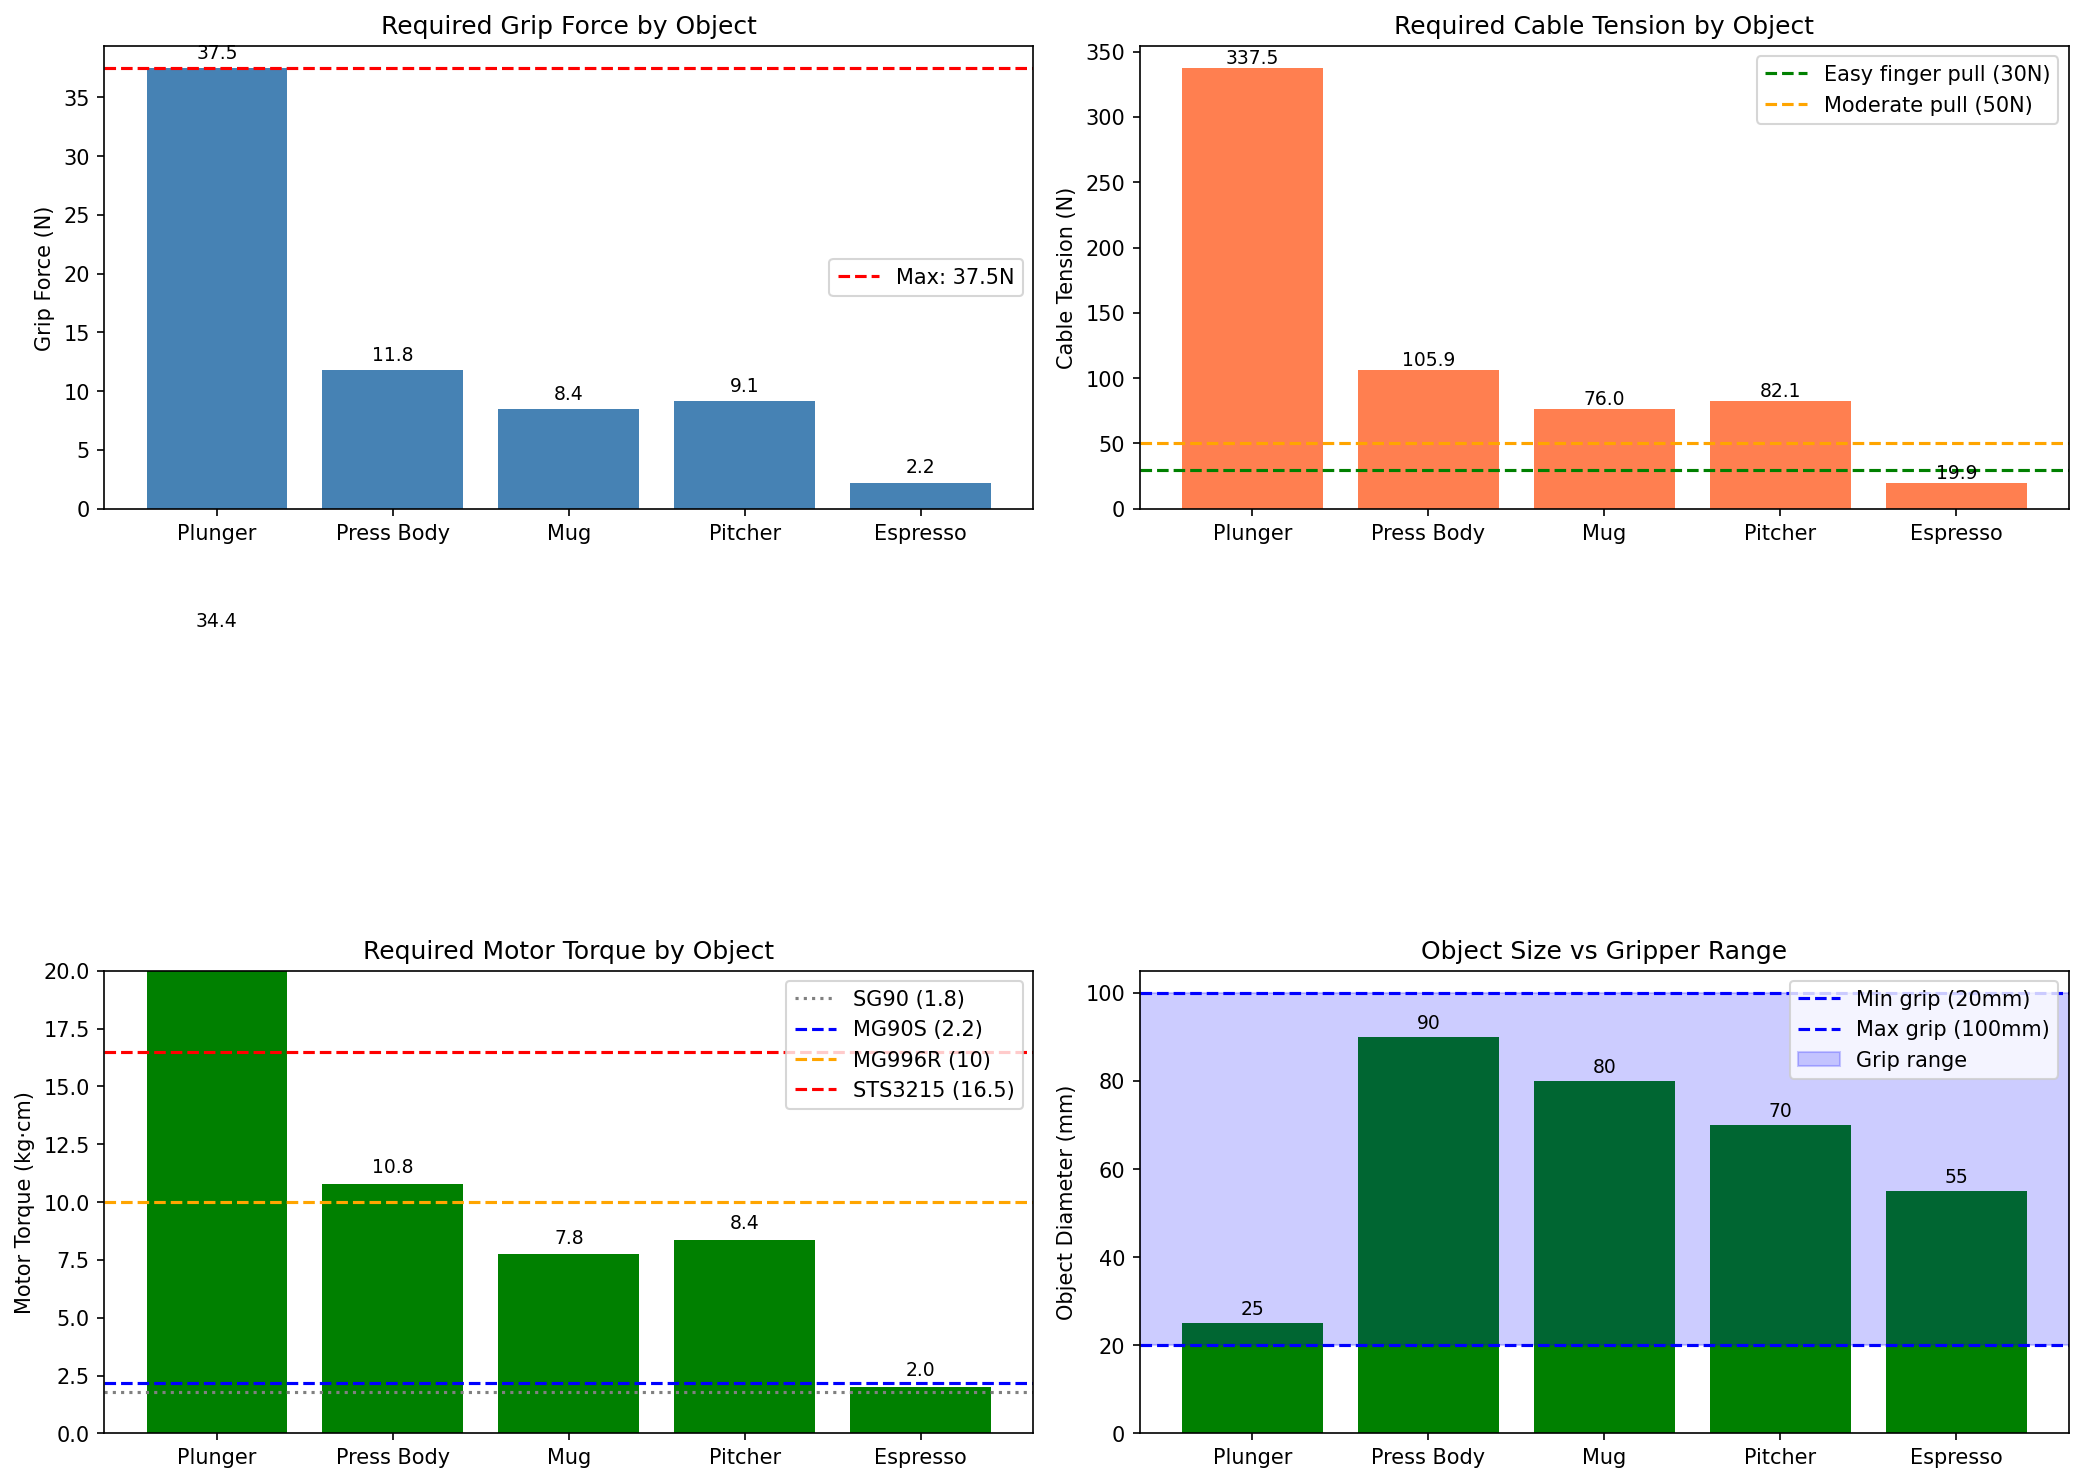

Reproduce this figure in Python.
"""
Design Validation - Physical Analysis
Test the gripper design against real objects and tasks

Author: Cornelius Gruss
Date: January 26, 2026
"""

import numpy as np
import matplotlib.pyplot as plt

# =============================================================================
# GRIPPER DESIGN PARAMETERS
# =============================================================================

# Link lengths (mm)
L1 = 45.0  # Proximal phalanx
L2 = 45.0  # Distal phalanx
L_total = L1 + L2  # Total finger length

# Moment arms (mm)
r1 = 10.0  # MCP moment arm
r2 = 8.0   # PIP moment arm

# Thumb position relative to MCP (mm)
thumb_offset_x = -50  # thumb is 50mm to the left (toward thumb side)
thumb_offset_y = 10   # thumb is 10mm forward

# Grip span range (mm) - distance between thumb and index fingertip
grip_min = 20   # fully closed
grip_max = 100  # fully open

# Friction coefficient (rubber/silicone on various surfaces)
mu_rubber_plastic = 0.6
mu_rubber_glass = 0.5
mu_rubber_metal = 0.4
mu_rubber_ceramic = 0.5

# =============================================================================
# OBJECTS TO TEST
# =============================================================================

objects = {
    'french_press_plunger': {
        'name': 'French Press Plunger Handle',
        'diameter': 25,  # mm
        'weight': 50,    # grams (just the plunger part)
        'material': 'plastic',
        'task': 'push_down',
        'push_force_required': 15,  # N (force to push plunger through coffee)
        'notes': 'Need to push down while gripping'
    },
    'french_press_body': {
        'name': 'French Press Body',
        'diameter': 90,  # mm
        'weight': 400,   # grams (glass + frame, empty)
        'weight_full': 800,  # grams (with water)
        'material': 'glass',
        'task': 'hold_steady',
        'notes': 'Hold while other hand plunges'
    },
    'coffee_mug': {
        'name': 'Coffee Mug',
        'diameter': 80,  # mm (body)
        'handle_width': 25,  # mm
        'weight': 300,   # grams empty
        'weight_full': 550,  # grams with coffee
        'material': 'ceramic',
        'task': 'hold_and_pour',
        'pour_angle': 45,  # degrees
        'notes': 'Pick up, hold, pour'
    },
    'small_pitcher': {
        'name': 'Small Water Pitcher',
        'diameter': 70,  # mm
        'handle_width': 20,  # mm
        'weight': 200,   # grams empty
        'weight_full': 700,  # grams with water
        'material': 'plastic',
        'task': 'pour',
        'notes': 'Pour water into French press'
    },
    'espresso_cup': {
        'name': 'Espresso Cup',
        'diameter': 55,  # mm
        'weight': 100,   # grams
        'weight_full': 150,  # grams
        'material': 'ceramic',
        'task': 'hold',
        'notes': 'Small cup, precision grip'
    }
}

# =============================================================================
# PHYSICS CALCULATIONS
# =============================================================================

def get_friction_coef(material):
    """Get friction coefficient for rubber gripper on material."""
    friction_map = {
        'plastic': mu_rubber_plastic,
        'glass': mu_rubber_glass,
        'metal': mu_rubber_metal,
        'ceramic': mu_rubber_ceramic
    }
    return friction_map.get(material, 0.5)


def grip_force_to_hold(weight_g, mu, safety_factor=1.5):
    """
    Calculate normal grip force needed to hold an object without slipping.

    Physics: Friction force = μ × Normal force
             Friction force must > Weight

    For pinch grip (two opposing surfaces):
        2 × μ × F_grip > Weight
        F_grip > Weight / (2 × μ)

    Args:
        weight_g: Object weight in grams
        mu: Friction coefficient
        safety_factor: Multiply required force by this

    Returns:
        Required grip force in Newtons
    """
    weight_n = weight_g / 1000 * 9.81  # Convert to Newtons
    f_grip = (weight_n / (2 * mu)) * safety_factor
    return f_grip


def grip_force_to_pour(weight_g, mu, pour_angle_deg, grip_distance_from_cg):
    """
    Calculate grip force needed while pouring (tilted object).

    When tilted, the center of gravity creates a moment that tries to
    rotate the object out of grip. Need extra grip force.

    Args:
        weight_g: Object weight in grams
        mu: Friction coefficient
        pour_angle_deg: Tilt angle in degrees
        grip_distance_from_cg: Distance from grip point to center of gravity (mm)

    Returns:
        Required grip force in Newtons
    """
    weight_n = weight_g / 1000 * 9.81
    angle_rad = np.radians(pour_angle_deg)

    # Moment from tilted CG
    moment = weight_n * grip_distance_from_cg/1000 * np.sin(angle_rad)

    # Additional grip force to counter moment (rough approximation)
    # Assuming grip width of 50mm
    grip_width = 0.05  # m
    additional_force = moment / grip_width

    # Base grip force to hold
    base_grip = grip_force_to_hold(weight_g, mu, safety_factor=1.0)

    return base_grip + additional_force


def grip_force_for_pushing(push_force, mu):
    """
    Calculate grip force needed when pushing down on something.

    When pushing, friction must resist the push force.

    Args:
        push_force: Force being applied (N)
        mu: Friction coefficient

    Returns:
        Required grip force in Newtons
    """
    # Friction must exceed push force to not slip
    f_grip = push_force / mu * 1.5  # safety factor
    return f_grip


def cable_tension_for_grip(grip_force, finger_config='pinch'):
    """
    Calculate cable tension needed to generate a grip force.

    Simplified model: grip force at fingertip requires torque at joints.

    For pinch grip at fingertip:
        Torque_MCP = grip_force × L_total (moment arm from MCP to fingertip)
        Cable_tension = Torque_MCP / r1

    Actually both joints contribute, but MCP sees the most load.

    Args:
        grip_force: Desired grip force at fingertip (N)

    Returns:
        Required cable tension (N)
    """
    # Torque at MCP (worst case - fingertip contact)
    torque_mcp = grip_force * (L_total / 1000)  # N·m

    # Cable tension
    cable_tension = torque_mcp / (r1 / 1000)  # N

    return cable_tension


def motor_torque_required(cable_tension, pulley_radius_mm=10):
    """
    Calculate motor torque to generate cable tension.

    Args:
        cable_tension: Required cable tension (N)
        pulley_radius_mm: Pulley radius on motor shaft (mm)

    Returns:
        Motor torque in N·mm and kg·cm
    """
    torque_nmm = cable_tension * pulley_radius_mm
    torque_kgcm = torque_nmm / 98.1  # convert N·mm to kg·cm

    return torque_nmm, torque_kgcm


# =============================================================================
# ANALYSIS
# =============================================================================

def analyze_object(obj_key, obj_data):
    """Analyze gripper requirements for one object."""

    print(f"\n{'='*60}")
    print(f"OBJECT: {obj_data['name']}")
    print(f"{'='*60}")

    print(f"\nProperties:")
    print(f"  Diameter: {obj_data['diameter']} mm")
    print(f"  Weight: {obj_data['weight']} g", end='')
    if 'weight_full' in obj_data:
        print(f" (full: {obj_data['weight_full']} g)")
    else:
        print()
    print(f"  Material: {obj_data['material']}")
    print(f"  Task: {obj_data['task']}")

    mu = get_friction_coef(obj_data['material'])
    print(f"  Friction coef (rubber on {obj_data['material']}): {mu}")

    # Check if object fits in gripper
    if obj_data['diameter'] > grip_max:
        print(f"\n  ⚠️  WARNING: Object diameter ({obj_data['diameter']}mm) > max grip ({grip_max}mm)")
        print(f"      May need to grip by handle or different approach")
    elif obj_data['diameter'] < grip_min:
        print(f"\n  ⚠️  WARNING: Object diameter ({obj_data['diameter']}mm) < min grip ({grip_min}mm)")
    else:
        print(f"\n  ✓ Object fits in grip range ({grip_min}-{grip_max}mm)")

    # Calculate grip force based on task
    weight = obj_data.get('weight_full', obj_data['weight'])

    if obj_data['task'] == 'push_down':
        push_force = obj_data.get('push_force_required', 10)
        grip_force = grip_force_for_pushing(push_force, mu)
        print(f"\n  Task: Push down with {push_force}N force")
        print(f"  Required grip force: {grip_force:.1f} N")

    elif obj_data['task'] == 'hold_and_pour' or obj_data['task'] == 'pour':
        pour_angle = obj_data.get('pour_angle', 45)
        grip_distance = obj_data['diameter'] / 2  # rough estimate
        grip_force = grip_force_to_pour(weight, mu, pour_angle, grip_distance)
        print(f"\n  Task: Hold and pour at {pour_angle}° angle")
        print(f"  Weight when full: {weight}g")
        print(f"  Required grip force: {grip_force:.1f} N")

    else:  # hold_steady or hold
        grip_force = grip_force_to_hold(weight, mu)
        print(f"\n  Task: Hold steady")
        print(f"  Weight: {weight}g")
        print(f"  Required grip force: {grip_force:.1f} N")

    # Calculate cable tension and motor requirements
    cable_tension = cable_tension_for_grip(grip_force)
    motor_torque_nmm, motor_torque_kgcm = motor_torque_required(cable_tension)

    print(f"\n  Cable tension needed: {cable_tension:.1f} N")
    print(f"  Motor torque (10mm pulley): {motor_torque_nmm:.0f} N·mm = {motor_torque_kgcm:.1f} kg·cm")

    # Check against common servos
    print(f"\n  Servo options:")
    servos = [
        ('SG90', 1.8),
        ('MG90S', 2.2),
        ('MG996R', 10.0),
        ('STS3215 (SO-101)', 16.5)
    ]
    for servo_name, servo_torque in servos:
        if servo_torque >= motor_torque_kgcm:
            print(f"    ✓ {servo_name} ({servo_torque} kg·cm) - OK")
        else:
            print(f"    ✗ {servo_name} ({servo_torque} kg·cm) - insufficient")

    return {
        'name': obj_data['name'],
        'grip_force': grip_force,
        'cable_tension': cable_tension,
        'motor_torque_kgcm': motor_torque_kgcm,
        'fits_gripper': grip_min <= obj_data['diameter'] <= grip_max
    }


def run_full_analysis():
    """Run analysis on all objects."""

    print("\n" + "="*70)
    print("GRIPPER DESIGN VALIDATION")
    print("="*70)

    print(f"\nGripper Parameters:")
    print(f"  Finger length: {L1} + {L2} = {L_total} mm")
    print(f"  Moment arms: r1={r1}mm (MCP), r2={r2}mm (PIP)")
    print(f"  Grip range: {grip_min} - {grip_max} mm")

    results = []
    for obj_key, obj_data in objects.items():
        result = analyze_object(obj_key, obj_data)
        results.append(result)

    # Summary
    print("\n" + "="*70)
    print("SUMMARY")
    print("="*70)

    print(f"\n{'Object':<30} {'Grip(N)':<10} {'Cable(N)':<10} {'Motor(kg·cm)':<12}")
    print("-"*62)
    for r in results:
        print(f"{r['name']:<30} {r['grip_force']:<10.1f} {r['cable_tension']:<10.1f} {r['motor_torque_kgcm']:<12.1f}")

    max_grip = max(r['grip_force'] for r in results)
    max_cable = max(r['cable_tension'] for r in results)
    max_motor = max(r['motor_torque_kgcm'] for r in results)

    print("-"*62)
    print(f"{'MAXIMUM REQUIRED':<30} {max_grip:<10.1f} {max_cable:<10.1f} {max_motor:<12.1f}")

    print(f"\n\nRECOMMENDATION:")
    print(f"  Minimum motor: {max_motor:.1f} kg·cm")
    if max_motor <= 2.2:
        print(f"  → MG90S (2.2 kg·cm) sufficient")
    elif max_motor <= 10:
        print(f"  → MG996R (10 kg·cm) recommended")
    else:
        print(f"  → STS3215 (16.5 kg·cm) or similar recommended")

    print(f"\n  For training hand (human trigger):")
    print(f"  → Maximum cable pull: {max_cable:.1f} N")
    print(f"  → This is {'easily achievable' if max_cable < 50 else 'moderate effort'} with finger pull")

    return results


def plot_analysis(results):
    """Create visualization of analysis results."""

    fig, axes = plt.subplots(2, 2, figsize=(14, 10))

    names = [r['name'] for r in results]
    grip_forces = [r['grip_force'] for r in results]
    cable_tensions = [r['cable_tension'] for r in results]
    motor_torques = [r['motor_torque_kgcm'] for r in results]

    # Short names for plotting
    short_names = ['Plunger', 'Press Body', 'Mug', 'Pitcher', 'Espresso']

    # 1. Grip force comparison
    ax1 = axes[0, 0]
    bars1 = ax1.bar(short_names, grip_forces, color='steelblue')
    ax1.set_ylabel('Grip Force (N)')
    ax1.set_title('Required Grip Force by Object')
    ax1.axhline(y=max(grip_forces), color='r', linestyle='--', label=f'Max: {max(grip_forces):.1f}N')
    ax1.legend()
    for bar, val in zip(bars1, grip_forces):
        ax1.text(bar.get_x() + bar.get_width()/2, bar.get_height() + 0.5,
                f'{val:.1f}', ha='center', va='bottom', fontsize=9)

    # 2. Cable tension comparison
    ax2 = axes[0, 1]
    bars2 = ax2.bar(short_names, cable_tensions, color='coral')
    ax2.set_ylabel('Cable Tension (N)')
    ax2.set_title('Required Cable Tension by Object')
    ax2.axhline(y=30, color='g', linestyle='--', label='Easy finger pull (30N)')
    ax2.axhline(y=50, color='orange', linestyle='--', label='Moderate pull (50N)')
    ax2.legend()
    for bar, val in zip(bars2, cable_tensions):
        ax2.text(bar.get_x() + bar.get_width()/2, bar.get_height() + 0.5,
                f'{val:.1f}', ha='center', va='bottom', fontsize=9)

    # 3. Motor torque with servo lines
    ax3 = axes[1, 0]
    bars3 = ax3.bar(short_names, motor_torques, color='green')
    ax3.set_ylabel('Motor Torque (kg·cm)')
    ax3.set_title('Required Motor Torque by Object')
    ax3.axhline(y=1.8, color='gray', linestyle=':', label='SG90 (1.8)')
    ax3.axhline(y=2.2, color='blue', linestyle='--', label='MG90S (2.2)')
    ax3.axhline(y=10, color='orange', linestyle='--', label='MG996R (10)')
    ax3.axhline(y=16.5, color='red', linestyle='--', label='STS3215 (16.5)')
    ax3.legend(loc='upper right')
    ax3.set_ylim(0, 20)
    for bar, val in zip(bars3, motor_torques):
        ax3.text(bar.get_x() + bar.get_width()/2, bar.get_height() + 0.3,
                f'{val:.1f}', ha='center', va='bottom', fontsize=9)

    # 4. Object size vs grip range
    ax4 = axes[1, 1]
    diameters = [objects[k]['diameter'] for k in objects.keys()]
    colors = ['green' if grip_min <= d <= grip_max else 'red' for d in diameters]
    bars4 = ax4.bar(short_names, diameters, color=colors)
    ax4.axhline(y=grip_min, color='blue', linestyle='--', label=f'Min grip ({grip_min}mm)')
    ax4.axhline(y=grip_max, color='blue', linestyle='--', label=f'Max grip ({grip_max}mm)')
    ax4.axhspan(grip_min, grip_max, alpha=0.2, color='blue', label='Grip range')
    ax4.set_ylabel('Object Diameter (mm)')
    ax4.set_title('Object Size vs Gripper Range')
    ax4.legend()
    for bar, val in zip(bars4, diameters):
        ax4.text(bar.get_x() + bar.get_width()/2, bar.get_height() + 1,
                f'{val}', ha='center', va='bottom', fontsize=9)

    plt.tight_layout()
    return fig


def analyze_french_press_sequence():
    """
    Detailed analysis of the complete French press task sequence.
    """
    print("\n" + "="*70)
    print("FRENCH PRESS TASK SEQUENCE ANALYSIS")
    print("="*70)

    sequence = [
        {
            'step': 1,
            'action': 'Pick up pitcher with water',
            'hand': 'Right (index)',
            'object': 'small_pitcher',
            'weight': 700,  # full
            'grip_type': 'handle',
            'notes': 'Grip handle, lift'
        },
        {
            'step': 2,
            'action': 'Hold French press steady',
            'hand': 'Left (would need second gripper)',
            'object': 'french_press_body',
            'weight': 400,  # empty
            'grip_type': 'wrap',
            'notes': 'Stabilize while pouring'
        },
        {
            'step': 3,
            'action': 'Pour water into French press',
            'hand': 'Right',
            'object': 'small_pitcher',
            'weight': 700,
            'grip_type': 'handle',
            'pour_angle': 60,
            'notes': 'Controlled pour'
        },
        {
            'step': 4,
            'action': 'Set down pitcher',
            'hand': 'Right',
            'object': 'small_pitcher',
            'weight': 200,  # now empty
            'grip_type': 'handle',
            'notes': 'Place gently'
        },
        {
            'step': 5,
            'action': 'Grip plunger handle',
            'hand': 'Right',
            'object': 'french_press_plunger',
            'weight': 50,
            'grip_type': 'pinch',
            'notes': 'Prepare to plunge'
        },
        {
            'step': 6,
            'action': 'Push plunger down',
            'hand': 'Right',
            'object': 'french_press_plunger',
            'weight': 50,
            'grip_type': 'pinch',
            'push_force': 15,  # Newtons
            'notes': 'Slow, controlled push'
        },
        {
            'step': 7,
            'action': 'Pick up French press',
            'hand': 'Right',
            'object': 'french_press_body',
            'weight': 800,  # full with coffee
            'grip_type': 'handle',
            'notes': 'Grip handle'
        },
        {
            'step': 8,
            'action': 'Pour into mug',
            'hand': 'Right',
            'object': 'french_press_body',
            'weight': 800,
            'grip_type': 'handle',
            'pour_angle': 45,
            'notes': 'Controlled pour'
        }
    ]

    print(f"\n{'Step':<5} {'Action':<35} {'Grip Force':<12} {'Cable Tension':<15}")
    print("-"*70)

    max_grip = 0
    max_cable = 0

    for s in sequence:
        obj = objects.get(s['object'], {})
        mu = get_friction_coef(obj.get('material', 'plastic'))
        weight = s.get('weight', obj.get('weight', 100))

        if 'push_force' in s:
            grip_force = grip_force_for_pushing(s['push_force'], mu)
        elif 'pour_angle' in s:
            grip_force = grip_force_to_pour(weight, mu, s['pour_angle'], 50)
        else:
            grip_force = grip_force_to_hold(weight, mu)

        cable_tension = cable_tension_for_grip(grip_force)

        max_grip = max(max_grip, grip_force)
        max_cable = max(max_cable, cable_tension)

        print(f"{s['step']:<5} {s['action']:<35} {grip_force:<12.1f} {cable_tension:<15.1f}")

    print("-"*70)
    print(f"{'MAX':<5} {'':<35} {max_grip:<12.1f} {max_cable:<15.1f}")

    print(f"\n\nKEY FINDINGS:")
    print(f"  • Hardest step: Pouring full French press (weight + angle)")
    print(f"  • Maximum grip force needed: {max_grip:.1f} N")
    print(f"  • Maximum cable tension: {max_cable:.1f} N")

    _, motor_torque = motor_torque_required(max_cable)
    print(f"  • Motor torque required: {motor_torque:.1f} kg·cm")
    print(f"  • Recommended servo: {'MG996R (10 kg·cm)' if motor_torque < 10 else 'STS3215 (16.5 kg·cm)'}")


# =============================================================================
# MAIN
# =============================================================================

if __name__ == "__main__":
    # Run analysis
    results = run_full_analysis()

    # French press sequence
    analyze_french_press_sequence()

    # Generate plots
    print("\n\nGenerating plots...")
    fig = plot_analysis(results)
    fig.savefig('design_validation.png', dpi=150, bbox_inches='tight')
    print("Saved: design_validation.png")

    plt.show()
